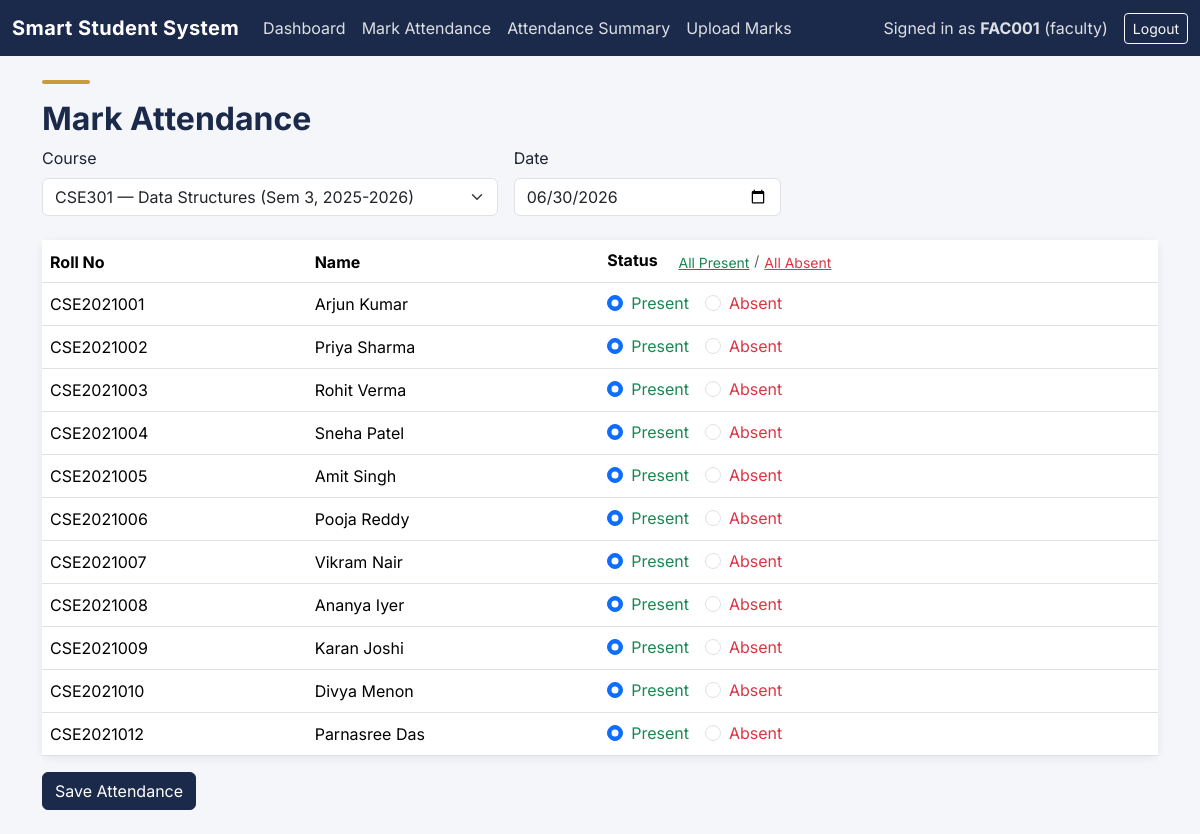
Page /faculty/attendance/mark.php?course_id=1 (signed in) on the committed database.
### tables this page shows
CREATE TABLE `students` (
  `student_id` int(11) NOT NULL,
  `user_id` int(11) DEFAULT NULL,
  `roll_number` varchar(20) NOT NULL,
  `full_name` varchar(100) NOT NULL,
  `dob` date DEFAULT NULL,
  `gender` enum('Male','Female','Other') DEFAULT NULL,
  `department_id` int(11) DEFAULT NULL,
  `current_semester` int(11) DEFAULT 1,
  `batch_year` year(4) DEFAULT NULL,
  `phone` varchar(15) DEFAULT NULL,
  `address` text DEFAULT NULL,
  `photo_path` varchar(255) DEFAULT NULL,
  `admission_date` date DEFAULT NULL
);

### faculty/attendance/mark.php (the view, shortened to what this page needs)
<?php
require_once __DIR__ . '/../../config/db.php';
$stmt = $pdo->prepare('SELECT * FROM faculty WHERE user_id = ?');
$stmt->execute([$_SESSION['user_id']]);
$faculty = $stmt->fetch();
$courses = $pdo->prepare(
    'SELECT DISTINCT c.course_id, c.course_code, c.course_name, ca.academic_year, ca.semester
     FROM course_assignments ca
     JOIN courses c ON c.course_id = ca.course_id
     WHERE ca.faculty_id = ?
     ORDER BY ca.semester, c.course_name'
);
$courses->execute([$faculty['faculty_id']]);
$courses = $courses->fetchAll();
$selectedCourse = $_POST['course_id'] ?? $_GET['course_id'] ?? null;
$selectedDate   = $_POST['attendance_date'] ?? $_GET['date'] ?? date('Y-m-d');
$students = [];
$existingAttendance = [];
if ($selectedCourse) {
    $stmt = $pdo->prepare(
        'SELECT s.student_id, s.roll_number, s.full_name
         FROM enrollments e
         JOIN students s ON s.student_id = e.student_id
         WHERE e.course_id = ?
         ORDER BY s.roll_number'
    );
    $stmt->execute([$selectedCourse]);
    $students = $stmt->fetchAll();
}
include __DIR__ . '/../../includes/header.php';
?>
<div class="accent-bar"></div>
<h2>Mark Attendance</h2>
<form method="POST">
  <div class="row g-3 mb-4">
    <div class="col-md-5">
      <label class="form-label">Course</label>
      <select name="course_id" class="form-select" onchange="this.form.submit()">
        <?php foreach ($courses as $c): ?>
          <option value="<?= $c['course_id'] ?>" <?= (string)$selectedCourse === (string)$c['course_id'] ? 'selected' : '' ?>>
            <?= htmlspecialchars($c['course_code'] . ' — ' . $c['course_name'] . ' (Sem ' . $c['semester'] . ', ' . $c['academic_year'] . ')') ?>
          </option>
        <?php endforeach; ?>
      </select>
    </div>
    <div class="col-md-3">
      <label class="form-label">Date</label>
      <input type="date" name="attendance_date" class="form-control" value="<?= htmlspecialchars($selectedDate) ?>" max="<?= date('Y-m-d') ?>">
    </div>
  </div>
  <?php if ($selectedCourse && !empty($students)): ?>
    <div class="card mb-3">
      <div class="table-responsive">
        <table class="table table-hover mb-0 align-middle">
          <thead>
            <tr>
              <th>Roll No</th>
              <th>Name</th>
              <th>
                Status
                <span class="ms-3 text-muted small fw-normal">
                  <button type="button" class="btn btn-sm btn-link p-0 text-success" onclick="markAll('Present')">All Present</button>
                  /
                  <button type="button" class="btn btn-sm btn-link p-0 text-danger" onclick="markAll('Absent')">All Absent</button>
                </span>
              </th>
            </tr>
          </thead>
          <tbody>
            <?php foreach ($students as $s): ?>
            <?php $existing = $existingAttendance[$s['student_id']] ?? 'Present'; ?>
            <tr>
              <td><?= htmlspecialchars($s['roll_number']) ?></td>
              <td><?= htmlspecialchars($s['full_name']) ?></td>
              <td>
                <div class="d-flex gap-3">
                  <div class="form-check">
                    <input class="form-check-input attendance-radio" type="radio"
                           name="status[<?= $s['student_id'] ?>]"
                           value="Present" <?= $existing === 'Present' ? 'checked' : '' ?>
                           id="p_<?= $s['student_id'] ?>">
                    <label class="form-check-label text-success" for="p_<?= $s['student_id'] ?>">Present</label>
                  </div>
                  <div class="form-check">
                    <input class="form-check-input attendance-radio" type="radio"
                           name="status[<?= $s['student_id'] ?>]"
                           value="Absent" <?= $existing === 'Absent' ? 'checked' : '' ?>
                           id="a_<?= $s['student_id'] ?>">
                    <label class="form-check-label text-danger" for="a_<?= $s['student_id'] ?>">Absent</label>
                  </div>
                </div>
              </td>
            </tr>
            <?php endforeach; ?>
          </tbody>
        </table>
      </div>
    </div>
    <button type="submit" class="btn btn-primary">Save Attendance</button>
  <?php elseif ($selectedCourse && empty($students)): ?>
    <div class="alert alert-warning">No students enrolled in this course yet. Enroll students from the Admin panel first.</div>
  <?php endif; ?>
</form>
<?php include __DIR__ . '/../../includes/footer.php'; ?>

### assets/css/style.css (style rules this page uses)
:root { --navy: #1B2A4A; --navy-light: #2A3F66; --gold: #C89B3C; --bg: #F4F6F9; --surface: #FFFFFF; --text: #1F2430; --text-muted: #5B6472; --success: #2E7D5B; --danger: #B3434E; }
body { background-color: var(--bg); color: var(--text); font-family: 'Inter', -apple-system, sans-serif; }
h1, h2, h3, h4, h5, h6 { font-weight: 700; color: var(--navy); }
.card { border: none; border-radius: 10px; box-shadow: 0 2px 10px rgba(27, 42, 74, 0.08); }
.btn-primary { background-color: var(--navy); border-color: var(--navy); }
.accent-bar { height: 4px; width: 48px; background-color: var(--gold); border-radius: 2px; margin-bottom: 1rem; }

### rows in the picture
students: roll_number "CSE2021001", full_name "Arjun Kumar", student_id "☑ Present", student_id "☐ Absent"
students: roll_number "CSE2021002", full_name "Priya Sharma", student_id "☑ Present", student_id "☐ Absent"
students: roll_number "CSE2021003", full_name "Rohit Verma", student_id "☑ Present", student_id "☐ Absent"
students: roll_number "CSE2021004", full_name "Sneha Patel", student_id "☑ Present", student_id "☐ Absent"
students: roll_number "CSE2021005", full_name "Amit Singh", student_id "☑ Present", student_id "☐ Absent"
students: roll_number "CSE2021006", full_name "Pooja Reddy", student_id "☑ Present", student_id "☐ Absent"
students: roll_number "CSE2021007", full_name "Vikram Nair", student_id "☑ Present", student_id "☐ Absent"
students: roll_number "CSE2021008", full_name "Ananya Iyer", student_id "☑ Present", student_id "☐ Absent"
students: roll_number "CSE2021009", full_name "Karan Joshi", student_id "☑ Present", student_id "☐ Absent"
students: roll_number "CSE2021010", full_name "Divya Menon", student_id "☑ Present", student_id "☐ Absent"
students: roll_number "CSE2021012", full_name "Parnasree Das", student_id "☑ Present", student_id "☐ Absent"

### other values in the picture
$_SESSION['username'] "FAC001"
$_SESSION['role'] "faculty"
form field course_id "CSE301 — Data Structures (Sem 3, 2025-2026)"
